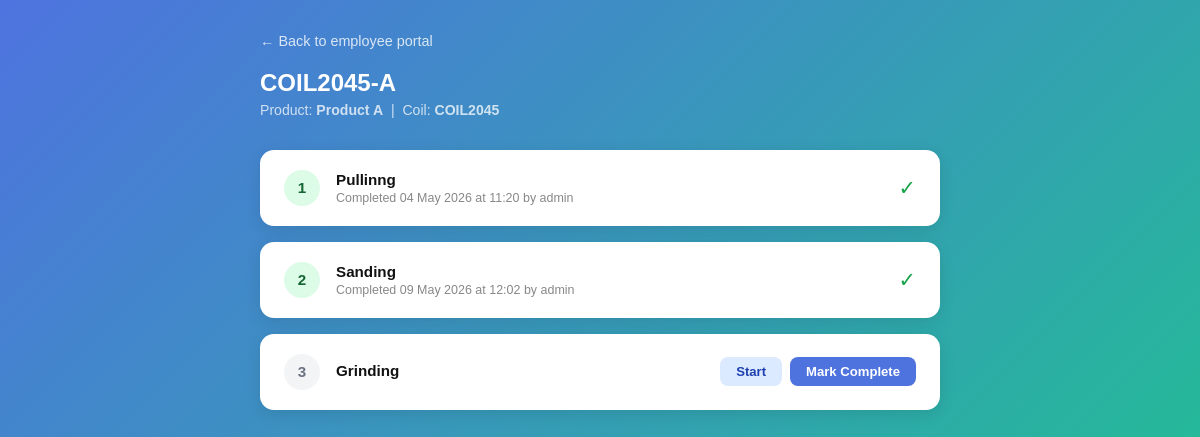
The app's page /job/1/ with its own data.
### materials/models.py (models this page shows, shortened)
class ProductionJob(models.Model):
    STATUS_CHOICES = [
        ('pending',     'Pending'),
        ('in_progress', 'In Progress'),
        ('on_hold',     'On Hold'),
        ('completed',   'Completed'),
    ]
    part = models.ForeignKey(CoilPart, on_delete=models.CASCADE, related_name='jobs')
    product_type = models.ForeignKey(ProductType, on_delete=models.PROTECT)
    job_no = models.CharField(max_length=30, unique=True)   # e.g. JOB-0001
    status = models.CharField(max_length=20, choices=STATUS_CHOICES, default='pending')
    created_at = models.DateTimeField(auto_now_add=True)
    updated_at = models.DateTimeField(auto_now=True)
    notes = models.TextField(blank=True)

class CoilPart(models.Model):
    coil = models.ForeignKey(Material, on_delete=models.CASCADE, related_name='parts')
    part_no = models.CharField(max_length=20, unique=True)  # e.g. COIL0001-A
    weight = models.DecimalField(max_digits=10, decimal_places=3, null=True, blank=True)
    length = models.DecimalField(max_digits=10, decimal_places=3, null=True, blank=True)
    cut_date = models.DateField(null=True, blank=True)
    notes = models.TextField(blank=True)
    created_at = models.DateTimeField(auto_now_add=True)

class ProductType(models.Model):
    name = models.CharField(max_length=100)
    description = models.TextField(blank=True)

class Material(models.Model):
    coil_no = models.AutoField(primary_key=True)
    date = models.DateField("receipt date", null=True, blank=True)
    grade = models.CharField(max_length=10, null=True, blank=True)
    size = models.DecimalField(max_digits=10, decimal_places=3, null=True, blank=True)
    company = models.CharField(max_length=100, null=True, blank=True)
    vendor = models.CharField(max_length=50, null=True, blank=True)
    quantity = models.DecimalField(max_digits=10, decimal_places=3, null=True, blank=True)
    heat_no = models.CharField(max_length=8, null=True, blank=True)
    def formatted_coil(self):
        return f"COIL{self.coil_no:04d}"

class ProcessStep(models.Model):
    product_type = models.ForeignKey(ProductType, on_delete=models.CASCADE, related_name='steps')
    name = models.CharField(max_length=100)   # e.g. "Blanking", "Forming", "Heat treat"
    order = models.PositiveIntegerField()      # 1, 2, 3 ...
    class Meta:
        ordering = ['order']
        unique_together = ['product_type', 'order']

class StepLog(models.Model):
    STATUS_CHOICES = [
        ('pending',     'Pending'),
        ('in_progress', 'In Progress'),
        ('completed',   'Completed'),
        ('failed',      'Failed'),
    ]
    job = models.ForeignKey(ProductionJob, on_delete=models.CASCADE, related_name='step_logs')
    step = models.ForeignKey(ProcessStep, on_delete=models.PROTECT)
    status = models.CharField(max_length=20, choices=STATUS_CHOICES, default='pending')
    updated_by = models.ForeignKey(User, on_delete=models.SET_NULL, null=True)
    timestamp = models.DateTimeField(auto_now_add=True)
    notes = models.TextField(blank=True)
    class Meta:
        ordering = ['-timestamp']

### materials/views.py (the view, shortened to what this page needs)
# urls.py: path('job/<int:pk>/', views.job_detail, name='job_detail'),
def job_detail(request, pk):
    job = get_object_or_404(
        ProductionJob.objects.select_related('part__coil', 'product_type')
                             .prefetch_related('step_logs', 'product_type__steps'),
        pk=pk,
    )
    steps = list(job.product_type.steps.all())
    logs_by_step = {}
    for log in sorted(job.step_logs.all(), key=lambda l: l.timestamp, reverse=True):
        logs_by_step.setdefault(log.step_id, log)
    unlocked_step_ids = set()
    for step in steps:
        prev_steps = [s for s in steps if s.order < step.order]
        if all(logs_by_step.get(s.id) and logs_by_step[s.id].status == 'completed'
               for s in prev_steps):
            unlocked_step_ids.add(step.id)
    return render(request, 'materials/job_detail.html', {
        'job': job,
        'steps': steps,
        'logs_by_step': logs_by_step,
        'unlocked_step_ids': unlocked_step_ids,
    })

### materials/templatetags/dict_extras.py (called while the page is built)
@register.filter
def get_item(dictionary, key):
    return dictionary.get(key)

### templates/materials/job_detail.html (shortened to what this page needs)
{% load dict_extras %}
<!DOCTYPE html>
<html lang="en">
<head>
</head>
<body>
<div class="page">
  <a href="{% url 'employee' %}" class="back-link">← Back to employee portal</a>
  <h1>{{ job.part.part_no }}</h1>
  <p class="job-meta">
    Product: <strong>{{ job.product_type.name }}</strong> &nbsp;|&nbsp;
    Coil: <strong>{{ job.part.coil.formatted_coil }}</strong>
  </p>
  {% for step in steps %}
  {% with log=logs_by_step|get_item:step.id %}
  <div class="step-card">
    <div class="step-number {% if log %}{{ log.status }}{% else %}pending{% endif %}">
      {{ step.order }}
    </div>
    <div class="step-info">
      <div class="step-name">{{ step.name }}</div>
      <div class="step-time">
        {% if log %}
          {% if log.status == 'completed' %}
            Completed {{ log.timestamp|date:"d M Y" }} at {{ log.timestamp|date:"H:i" }}
            {% if log.updated_by %} by {{ log.updated_by }}{% endif %}
          {% elif log.status == 'in_progress' %}
            Started {{ log.timestamp|date:"d M Y" }} at {{ log.timestamp|date:"H:i" }}
          {% endif %}
        {% else %}
          Not started
        {% endif %}
      </div>
    </div>
    <div class="step-actions">
      {% if log and log.status == 'completed' %}
        <span class="checkmark">✓</span>
      {% elif step.id in unlocked_step_ids %}
        {% if log and log.status == 'in_progress' %}
          <form method="post">
            {% csrf_token %}
            <input type="hidden" name="step_id" value="{{ step.id }}">
            <input type="hidden" name="action" value="complete">
            <button type="submit" class="btn-complete">Mark Complete</button>
          </form>
        {% else %}
          <form method="post">
            <button type="submit" class="btn-start">Start</button>
          </form>
          <form method="post">
            <button type="submit" class="btn-complete">Mark Complete</button>
          </form>
        {% endif %}
      {% else %}
        <span style="font-size:0.78rem; color:#bbb;">⏳ Complete previous step first</span>
      {% endif %}
    </div>
  </div>
  {% endwith %}
  {% endfor %}
</div>
</body>
</html>

### templates/materials/job_detail.html (style rules this page uses)
* { box-sizing: border-box; margin: 0; padding: 0; }
body { font-family: Arial, Helvetica, sans-serif; background: linear-gradient(135deg, #4e73df, #1cc88a); min-height: 100vh; padding: 2rem; }
.page { max-width: 680px; margin: 0 auto; }
.back-link { color: rgba(255,255,255,0.8); text-decoration: none; font-size: 0.9rem; display: inline-block; margin-bottom: 1.25rem; }
h1 { color: white; font-size: 1.5rem; margin-bottom: 0.3rem; }
.job-meta { color: rgba(255,255,255,0.75); font-size: 0.88rem; margin-bottom: 2rem; }
.step-card { background: white; border-radius: 14px; padding: 1.25rem 1.5rem; margin-bottom: 1rem; box-shadow: 0 4px 16px rgba(0,0,0,0.1); display: flex; align-items: center; gap: 1rem; }
.step-number { width: 36px; height: 36px; border-radius: 50%; display: flex; align-items: center; justify-content: center; font-weight: 700; font-size: 0.95rem; flex-shrink: 0; }
.step-number.pending { background: #f3f4f6; color: #6b7280; }
.step-number.completed { background: #dcfce7; color: #166534; }
.step-info { flex: 1; }
.step-name { font-size: 0.95rem; font-weight: 600; color: #111; margin-bottom: 0.2rem; }
.step-time { font-size: 0.78rem; color: #888; }
.step-actions { display: flex; gap: 0.5rem; flex-shrink: 0; }
.btn-start { padding: 0.45rem 1rem; background: #dbeafe; color: #1e40af; border: none; border-radius: 8px; font-size: 0.82rem; font-weight: 600; cursor: pointer; }
.btn-complete { padding: 0.45rem 1rem; background: #4e73df; color: white; border: none; border-radius: 8px; font-size: 0.82rem; font-weight: 600; cursor: pointer; }
.checkmark { font-size: 1.3rem; color: #16a34a; }

### records on screen
ProductionJob: part.part_no "COIL2045-A", product_type.name "Product A", part.coil.formatted_coil "COIL2045"
ProcessStep: order "1", name "Pullinng"
StepLog: timestamp "04 May 2026", timestamp "11:20", updated_by "admin"
ProcessStep: order "2", name "Sanding"
StepLog: timestamp "09 May 2026", timestamp "12:02", updated_by "admin"
ProcessStep: order "3", name "Grinding"
